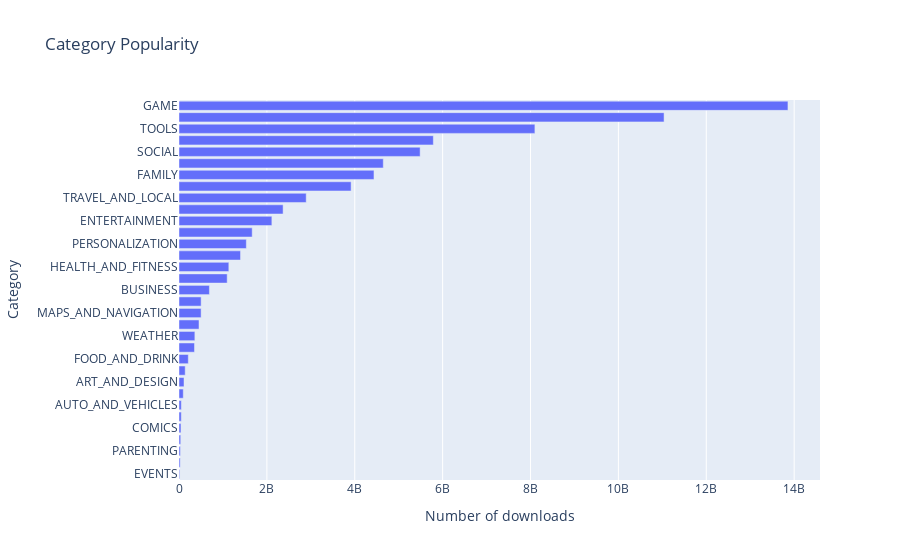

Source (notebook cell):
### Code cell
h_bar = px.bar(
    x=category_installs.Installs,
    y=category_installs.index,
    orientation='h',
    title='Category Popularity'
)

h_bar.update_layout(
    xaxis_title='Number of downloads',
    yaxis_title='Category'
)

h_bar.show()

### Figure 1 — Plotly figure (JSON) as saved in the notebook; plotly's stock layout.template omitted (floating-point values rounded to 4 significant figures)
{"data": [{"alignmentgroup": "True", "hovertemplate": "x=%{x}<br>y=%{y}<extra></extra>", "legendgroup": "", "marker": {"color": "#636efa", "pattern": {"shape": ""}}, "name": "", "offsetgroup": "", "orientation": "h", "showlegend": false, "textposition": "auto", "type": "bar", "x": [15949410, 26916200, 31116110, 39162676, 44931100, 52083000, 53129800, 97082000, 114233100, 140912410, 211677750, 352852000, 361096500, 455249400, 503267560, 503611120, 692018120, 1096431465, 1134006220, 1400331540, 1532352930, 1665791655, 2113660000, 2369110650, 2894859300, 3916897200, 4437554490, 4649143130, 5487841475, 5788070180, 8099724500, 11039241530, 13858762717], "xaxis": "x", "y": ["EVENTS", "BEAUTY", "PARENTING", "MEDICAL", "COMICS", "LIBRARIES_AND_DEMO", "AUTO_AND_VEHICLES", "HOUSE_AND_HOME", "ART_AND_DESIGN", "DATING", "FOOD_AND_DRINK", "EDUCATION", "WEATHER", "FINANCE", "MAPS_AND_NAVIGATION", "LIFESTYLE", "BUSINESS", "SPORTS", "HEALTH_AND_FITNESS", "SHOPPING", "PERSONALIZATION", "BOOKS_AND_REFERENCE", "ENTERTAINMENT", "NEWS_AND_MAGAZINES", "TRAVEL_AND_LOCAL", "VIDEO_PLAYERS", "FAMILY", "PHOTOGRAPHY", "SOCIAL", "PRODUCTIVITY", "TOOLS", "COMMUNICATION", "GAME"], "yaxis": "y"}], "layout": {"barmode": "relative", "legend": {"tracegroupgap": 0}, "title": {"text": "Category Popularity"}, "xaxis": {"anchor": "y", "domain": [0, 1], "title": {"text": "Number of downloads"}}, "yaxis": {"anchor": "x", "domain": [0, 1], "title": {"text": "Category"}}}}
